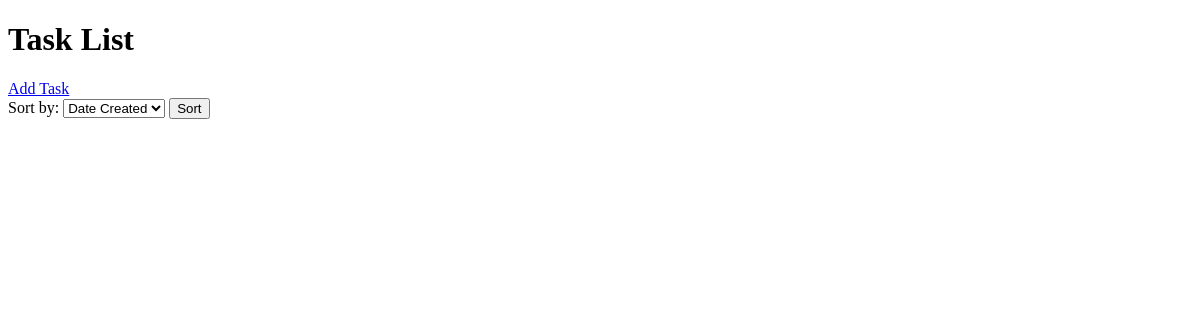
/tasks/, run on an earlier commit of the app's database.
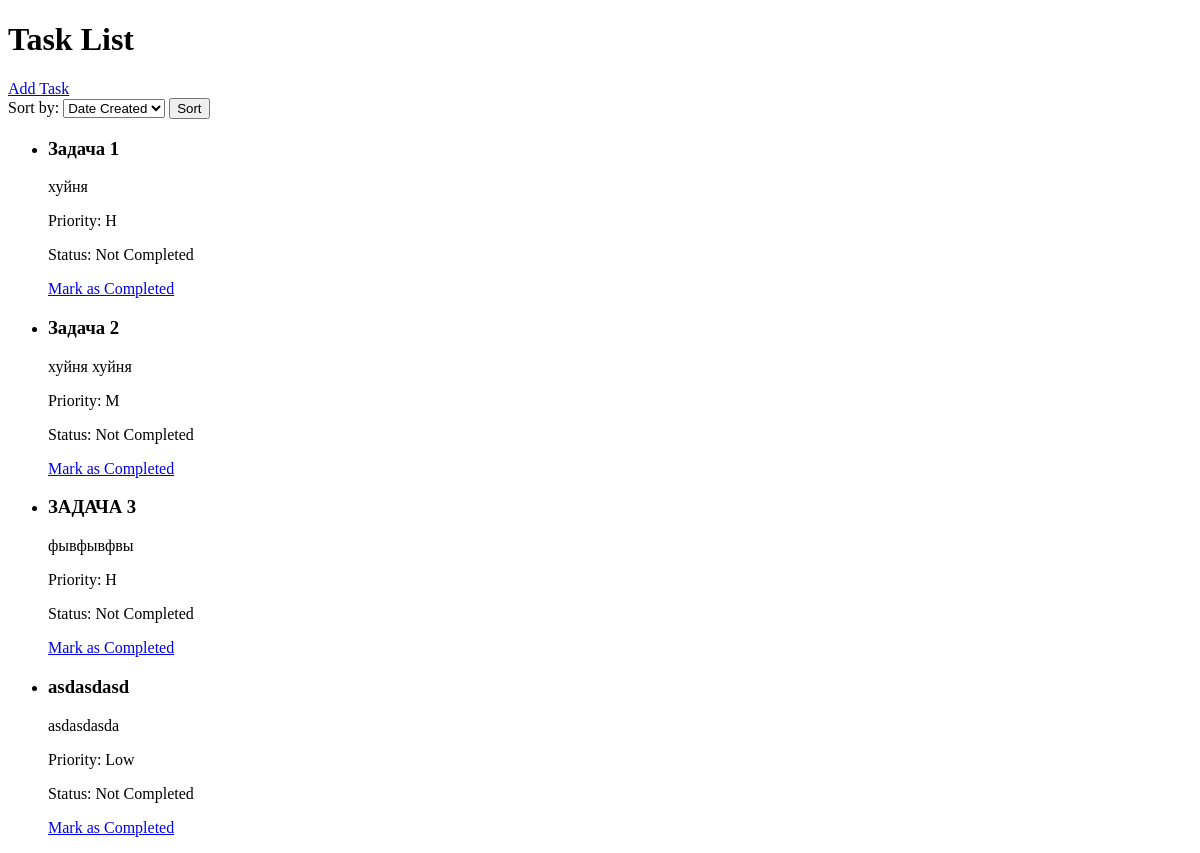
And on a later commit of the database.
### taskmanager/models.py (models this page shows, shortened)
class Task(models.Model):
    PRIORITY_CHOICES = [
        ('low', 'Low'),
        ('medium', 'Medium'),
        ('high', 'High'),
    ]
    title = models.CharField(max_length=100)
    description = models.TextField(default='')  # Указываем дефолтное значение
    priority = models.CharField(max_length=10, choices=PRIORITY_CHOICES)
    is_completed = models.BooleanField(default=False)
    created_at = models.DateTimeField(auto_now_add=True)  # Поле для времени создания задачи

### taskmanager/views.py (the view)
# urls.py: path('', views.task_list, name='task_list'),
def task_list(request):
    sort_by = request.GET.get('sort_by', 'created_at')  # По умолчанию сортировка по дате создания
    tasks = Task.objects.all().order_by(sort_by)
    return render(request, 'taskmanager/task_list.html', {'tasks': tasks})

### taskmanager/templates/taskmanager/task_list.html (shortened to what this page needs)
{% load static %}
<!DOCTYPE html>
<html lang="en">
<head>
</head>
<body>
    <h1>Task List</h1>
    <a href="{% url 'task_create' %}">Add Task</a>
    <form method="GET">
        <label for="sort_by">Sort by:</label>
        <select name="sort_by" id="sort_by">
            <option value="created_at" {% if request.GET.sort_by == 'created_at' %}selected{% endif %}>Date Created</option>
        </select>
        <button type="submit">Sort</button>
    </form>
    <ul>
        {% for task in tasks %}
            <li>
                <h3>{{ task.title }}</h3>
                <p>{{ task.description }}</p>
                <p>Priority: {{ task.get_priority_display }}</p>
                <p>Status: <span class="status">{{ task.is_completed|yesno:"Completed,Not Completed" }}</span></p>
                <a href="#" class="toggle-status" data-task-id="{{ task.pk }}">
                    {% if task.is_completed %}Mark as Not Completed{% else %}Mark as Completed{% endif %}
                </a>
            </li>
        {% endfor %}
    </ul>
</body>
</html>

What changed in the data, as far as the page shows it:
added Task: title "Задача 1", description "хуйня", priority "H", is_completed "Not Completed", shows "Mark as Completed"
added Task: title "Задача 2", description "хуйня хуйня", priority "M", is_completed "Not Completed", shows "Mark as Completed"
added Task: title "ЗАДАЧА 3", description "фывфывфвы", priority "H", is_completed "Not Completed", shows "Mark as Completed"
added Task: title "asdasdasd", description "asdasdasda", priority "Low", is_completed "Not Completed", shows "Mark as Completed"
